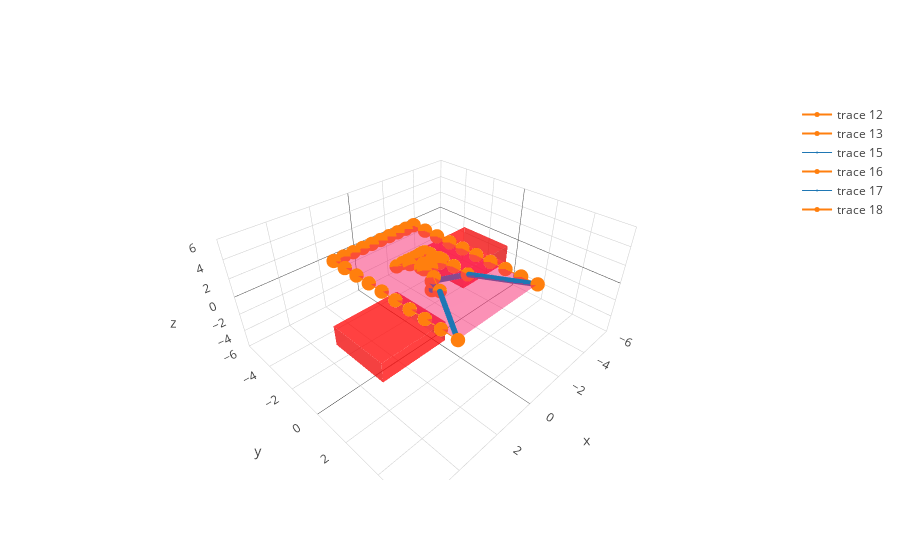

Notebook source saved alongside this figure:
### Code cell
m = graphics.plot(new_data)
m.show()

### Figure 1 — Plotly figure (JSON) as saved in the notebook; plotly's stock layout.template omitted (floating-point values rounded to 4 significant figures; data arrays with more than 128 entries replaced by an {"elided": "..."} marker saying what was removed)
{"data": [{"color": "red", "opacity": 0.5, "type": "mesh3d", "uid": "4d07c853-310d-4f1f-87cb-e9e4c8248920", "x": [4.51, 4.5, 4.5, 4.51], "y": [2.5, 2.5, -0.5, -0.5], "z": [1, -1, -1, 1]}, {"color": "red", "opacity": 0.5, "type": "mesh3d", "uid": "1146df5f-f59c-44b6-918d-c374d265f543", "x": [4.5, 4.5, 1.5, 1.5], "y": [2.51, 2.5, 2.5, 2.51], "z": [1, -1, -1, 1]}, {"color": "red", "opacity": 0.5, "type": "mesh3d", "uid": "36397588-f261-462e-bc0e-7a74db56d8fb", "x": [1.49, 1.49, 1.5, 1.5], "y": [2.5, -0.5, -0.5, 2.5], "z": [1, 1, -1, -1]}, {"color": "red", "opacity": 0.5, "type": "mesh3d", "uid": "5947dc9f-869e-435e-9ca4-bee4eed458ac", "x": [4.5, 4.5, 1.5, 1.5], "y": [-0.51, -0.5, -0.5, -0.51], "z": [1, -1, -1, 1]}, {"color": "red", "opacity": 0.5, "type": "mesh3d", "uid": "6494a704-c154-4793-a6f0-52d60004d4df", "x": [4.5, 4.5, 1.5, 1.5], "y": [2.5, -0.5, 2.5, -0.5], "z": [1, 1, 1, 1]}, {"color": "red", "opacity": 0.5, "type": "mesh3d", "uid": "6c4da442-678c-4f0f-a908-63128bb9fa1d", "x": [4.5, 4.5, 1.5, 1.5], "y": [2.5, -0.5, 2.5, -0.5], "z": [-1, -1, -1, -1]}, {"color": "red", "opacity": 0.5, "type": "mesh3d", "uid": "e14710c1-2243-45e4-83c9-60b9329b4d0f", "x": [-1.49, -1.5, -1.5, -1.49], "y": [0.5, 0.5, -2.5, -2.5], "z": [1, -1, -1, 1]}, {"color": "red", "opacity": 0.5, "type": "mesh3d", "uid": "1080ec82-7ff3-49d6-abc5-064b766644a9", "x": [-1.5, -1.5, -4.5, -4.5], "y": [0.51, 0.5, 0.5, 0.51], "z": [1, -1, -1, 1]}, {"color": "red", "opacity": 0.5, "type": "mesh3d", "uid": "f88bd40c-44d9-441b-8498-0426ddab57a3", "x": [-4.51, -4.51, -4.5, -4.5], "y": [0.5, -2.5, -2.5, 0.5], "z": [1, 1, -1, -1]}, {"color": "red", "opacity": 0.5, "type": "mesh3d", "uid": "6cf00d9e-cb85-46c8-b54f-78976f8ab279", "x": [-1.5, -1.5, -4.5, -4.5], "y": [-2.51, -2.5, -2.5, -2.51], "z": [1, -1, -1, 1]}, {"color": "red", "opacity": 0.5, "type": "mesh3d", "uid": "fbd7549a-ba76-4be6-8d16-051cff3b7eb3", "x": [-1.5, -1.5, -4.5, -4.5], "y": [0.5, -2.5, 0.5, -2.5], "z": [1, 1, 1, 1]}, {"color": "red", "opacity": 0.5, "type": "mesh3d", "uid": "0647708c-124b-48d4-a625-8f77d8e2e72d", "x": [-1.5, -1.5, -4.5, -4.5], "y": [0.5, -2.5, 0.5, -2.5], "z": [-1, -1, -1, -1]}, {"line": {"color": "#ff7f0e", "width": 2}, "marker": {"size": 5}, "type": "scatter3d", "uid": "e49f240a-8c5e-44de-8e8c-bfe0a9dd1da0", "x": [-2.29, -2.29, -2.29, -2.29, -2.29, -2.29, -2.29, -2.29, -2.29, -2.29, -2.29, -1.781, -1.272, -0.7633, -0.2544, 0.2544, 0.7633, 1.272, 1.781, 2.29, 2.29, 2.29, 2.29, 2.29, 2.29, 2.29, 2.29, 2.29, 2.29, 2.29], "y": [3.98, 3.096, 2.211, 1.327, 0.4422, -0.4422, -1.327, -2.211, -3.096, -3.98, -3.98, -3.98, -3.98, -3.98, -3.98, -3.98, -3.98, -3.98, -3.98, -3.98, -3.98, -3.096, -2.211, -1.327, -0.4422, 0.4422, 1.327, 2.211, 3.096, 3.98], "z": [2, 2.0, 2.0, 2.0, 2.0, 2.0, 2.0, 2, 2.0, 2, 2, 2, 2, 2.0, 2.0, 2.0, 2.0, 2, 2.0, 2, 2, 2.0, 2, 2.0, 2.0, 2.0, 2.0, 2, 2.0, 2]}, {"line": {"color": "#ff7f0e", "width": 2}, "marker": {"size": 5}, "type": "scatter3d", "uid": "e9d895e5-de4f-48b0-bbfd-de42dffbef4e", "x": [-0.7972, -0.5641, -0.2478, 0.16, 0.51, 0.51, 0.16, -0.2478, -0.5641, -0.7972, -0.7972, -0.5687, -0.3757, -0.2118, -0.06818, 0.06818, 0.2118, 0.3757, 0.5687, 0.7972, 0.7972, 0.5641, 0.2478, -0.16, -0.51, -0.51, -0.16, 0.2478, 0.5641, 0.7972], "y": [1.386, 0.7626, 0.2393, -0.09269, -0.09849, 0.09849, 0.09269, -0.2393, -0.7626, -1.386, -1.386, -1.271, -1.175, -1.105, -1.067, -1.067, -1.105, -1.175, -1.271, -1.386, -1.386, -0.7626, -0.2393, 0.09269, 0.09849, -0.09849, -0.09269, 0.2393, 0.7626, 1.386], "z": [2.202, 2.761, 2.97, 2.991, 2.931, 2.931, 2.991, 2.97, 2.761, 2.202, 2.202, 2.436, 2.574, 2.654, 2.691, 2.691, 2.654, 2.574, 2.436, 2.202, 2.202, 2.761, 2.97, 2.991, 2.931, 2.931, 2.991, 2.97, 2.761, 2.202]}, {"color": "rgba(244,22,100,0.6)", "opacity": 0.8, "type": "mesh3d", "uid": "04f48aed-b51a-4b8d-9730-37abe31e8cc0", "x": [0, -0.7972, -2.29, -0.5641, -2.29, -0.2478, -2.29, 0.16, -2.29, 0.51, -2.29, 0.51, -2.29, 0.16, -2.29, -0.2478, -2.29, -0.5641, -2.29, -0.7972, -2.29, -0.7972, -2.29, -0.5687, -1.781, -0.3757, -1.272, -0.2118, -0.7633, -0.06818, -0.2544, 0.06818, 0.2544, 0.2118, 0.7633, 0.3757, 1.272, 0.5687, 1.781, 0.7972, 2.29, 0.7972, 2.29, 0.5641, 2.29, 0.2478, 2.29, -0.16, 2.29, -0.51, 2.29, -0.51, 2.29, -0.16, 2.29, 0.2478, 2.29, 0.5641, 2.29, 0.7972, 2.29], "y": [0, 1.386, 3.98, 0.7626, 3.096, 0.2393, 2.211, -0.09269, 1.327, -0.09849, 0.4422, 0.09849, -0.4422, 0.09269, -1.327, -0.2393, -2.211, -0.7626, -3.096, -1.386, -3.98, -1.386, -3.98, -1.271, -3.98, -1.175, -3.98, -1.105, -3.98, -1.067, -3.98, -1.067, -3.98, -1.105, -3.98, -1.175, -3.98, -1.271, -3.98, -1.386, -3.98, -1.386, -3.98, -0.7626, -3.096, -0.2393, -2.211, 0.09269, -1.327, 0.09849, -0.4422, -0.09849, 0.4422, -0.09269, 1.327, 0.2393, 2.211, 0.7626, 3.096, 1.386, 3.98], "z": [1, 2.202, 2, 2.761, 2.0, 2.97, 2.0, 2.991, 2.0, 2.931, 2.0, 2.931, 2.0, 2.991, 2.0, 2.97, 2, 2.761, 2.0, 2.202, 2, 2.202, 2, 2.436, 2, 2.574, 2, 2.654, 2.0, 2.691, 2.0, 2.691, 2.0, 2.654, 2.0, 2.574, 2, 2.436, 2.0, 2.202, 2, 2.202, 2, 2.761, 2.0, 2.97, 2, 2.991, 2.0, 2.931, 2.0, 2.931, 2.0, 2.991, 2.0, 2.97, 2, 2.761, 2.0, 2.202, 2]}, {"line": {"color": "#1f77b4", "width": 1}, "marker": {"size": 2}, "type": "scatter3d", "uid": "c36ff5bb-6e01-48e6-b1b5-ce81f3dfc5e2", "x": {"elided": "150 float values"}, "y": {"elided": "150 float values"}, "z": {"elided": "150 float values"}}, {"line": {"color": "#ff7f0e", "width": 2}, "marker": {"size": 5}, "type": "scatter3d", "uid": "cf5020b7-6932-41e5-869c-504892e6c084", "x": [0, 0, -0.7972, -2.29], "y": [0, 0, 1.386, 3.98], "z": [0, 1, 2.202, 2]}, {"line": {"color": "#1f77b4", "width": 1}, "marker": {"size": 2}, "type": "scatter3d", "uid": "42bdd3eb-612a-4569-babf-ed9bb35b1de0", "x": {"elided": "150 float values"}, "y": {"elided": "150 float values"}, "z": {"elided": "150 float values"}}, {"line": {"color": "#ff7f0e", "width": 2}, "marker": {"size": 5}, "type": "scatter3d", "uid": "339fb629-bd9a-4c3f-bda6-63884d9d77a4", "x": [0, 0, 0.7972, 2.29], "y": [0, 0, 1.386, 3.98], "z": [0, 1, 2.202, 2]}], "layout": {"scene": {"xaxis": {"range": [-6, 6]}, "yaxis": {"range": [-6, 6]}, "zaxis": {"range": [-6, 6]}}}}
